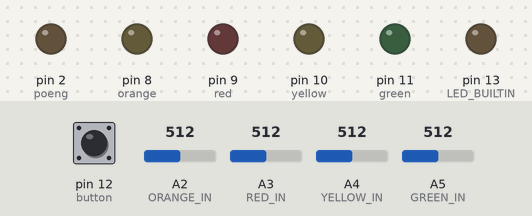
Simulated run of this sketch. Board: Arduino Uno, built with avr-gcc and run on an emulated ATmega328P. On the bench: output pins drawn as LEDs (lit = HIGH). Dashed ring = blinking. The test bench sets the inputs (shaded band); at power-on: pin 12 (button) LOW, A2 (ORANGE_IN) = 512, A3 (RED_IN) = 512, A4 (YELLOW_IN) = 512, A5 (GREEN_IN) = 512. Random numbers use the default seed unless the sketch sets one; what the sketch prints to the serial monitor is not drawn.

Above: at 1.4 s.
1.5 s: pin 12 (button) pulled HIGH for 0.35 s
At 7.09 s:
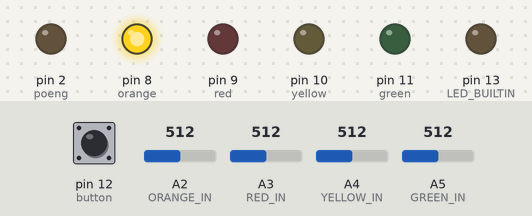
At 16.99 s:
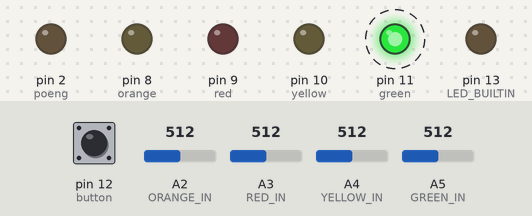
Timing chart, 0 to 19.8 s (numbered marks = the images above; inputs shaded):
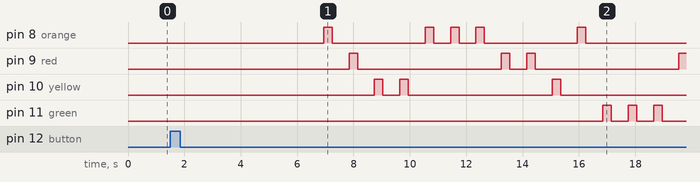

Measured:
- after the input at 1.5 s, pin 8 (orange): LOW → HIGH after 5.4 s, → LOW 0.30 s later, → HIGH 3.3 s later, → LOW 0.30 s later, … (10 changes in this stretch); pin 9 (red): goes HIGH 0.30 s, LOW 5.1 s, HIGH 0.30 s, LOW 0.60 s, HIGH 0.30 s, LOW 5.1 s, then HIGH, starting after 6.3 s

The sketch:

Lab_3_4.ino
```cpp
int red = 9;
int yellow = 10;
int green = 11;
int orange = 8;
int poeng=2;


//analog pins
int ORANGE_IN = 2;
int RED_IN = 3;
int YELLOW_IN = 4;
int GREEN_IN = 5;

int val_orange;
int val_green;
int val_yellow;
int val_red;

int dig_poeng=0;
int dig_orange=0;
int dig_red=0;
int dig_green=0;
int dig_yellow=0;

int button = 12;
int button_read = 0;

const int seq=99;

int sequence[seq];

int points;

void setup() {
  // initialize digital pin LED_BUILTIN as an output.
  pinMode(red, OUTPUT);
  pinMode(yellow, OUTPUT);
  pinMode(green, OUTPUT);
  pinMode(orange, OUTPUT);
  pinMode(ORANGE_IN, INPUT);
  pinMode(RED_IN, INPUT);
  pinMode(YELLOW_IN, INPUT);
  pinMode(GREEN_IN, INPUT);
  pinMode(LED_BUILTIN, OUTPUT);
  pinMode(button, INPUT);
  pinMode(poeng, OUTPUT);
  digitalWrite(poeng,LOW);

  randomSeed(analogRead(0));


  Serial.begin(9600);


}

void loop(){


  if (button_read){


   points = 0;
   Serial.println("ON");

    digitalWrite(LED_BUILTIN, LOW);
  int guess[seq];
  for (int i=0; i<seq; i++) {
    guess[i]=5;

  Serial.print(guess[i]);

  }


   for (int i=0; i<seq; i++) {
    sequence[i]=random(4);
    Serial.print(sequence[i]);
    }


  delay(5000);


  for (int i = 0; i < seq; i++){


    val_orange = 0;
    val_green = 0;
    val_yellow = 0;
    val_red = 0;


    if (sequence[i] == 0){
      digitalWrite(orange, HIGH);
      delay(300);
      digitalWrite(orange, LOW);
    }
    if (sequence[i] == 1){
      digitalWrite(green, HIGH);
      delay(300);
      digitalWrite(green, LOW);
    }
    if (sequence[i] == 2){
      digitalWrite(yellow, HIGH);
      delay(300);
      digitalWrite(yellow, LOW);
    }
   if (sequence[i] == 3){
      digitalWrite(red, HIGH);
      delay(300);
      digitalWrite(red, LOW);
    }


    delay(600);

    /*val_orange = analogRead(ORANGE_IN);
    val_green =analogRead(GREEN_IN);
    val_yellow = analogRead(YELLOW_IN);
    val_red = analogRead(RED_IN);*/

    //delay(3000);
    //digitalWrite(LED_BUILTIN, HIGH);
    //delay(300);
    //digitalWrite(LED_BUILTIN, LOW);

    val_orange = analogRead(ORANGE_IN); //
  if (val_orange>=1000) {
    dig_orange=1;
   }
  else {
    dig_orange=0;
    //Serial.println("LOW");
  }

  val_green = analogRead(GREEN_IN); //
  if (val_green>=1000) {
    dig_green=1;
   }
  else {
    dig_green=0;
    //Serial.println("LOW");
  }

  val_yellow = analogRead(YELLOW_IN); //
  if (val_yellow>=1000) {
    dig_yellow=1;
   }
  else {
    dig_yellow=0;
    //Serial.println("LOW");
  }

  val_red = analogRead(RED_IN); //
  if (val_red>=1000) {
    dig_red=1;
   }
  else {
    dig_red=0;
    //Serial.println("LOW");
  }


    if (dig_orange==1){
    guess[i] = 0;
    Serial.println("ORANGE");
    dig_orange == 0;
    }
    else if (dig_green==1){
    guess[i] = 1;
    Serial.println("GREEN");
    dig_green == 0;
    }
    else if (dig_yellow==1){
    guess[i] = 2;
    Serial.println("YELLOW");
    dig_yellow == 0;
    }
    else if (dig_red==1){
    guess[i] = 3;
    Serial.println("RED");
    dig_red == 0;
    }
    else {
    dig_orange = 0;
    dig_green = 0;
    dig_yellow = 0;
    dig_red = 0;};


    if (sequence[i] == guess[i]) {digitalWrite(poeng, HIGH);
      //points++;
      delay(500);
      digitalWrite(poeng, LOW);
      delay(500);
      }

    //else {points=points;
          //digitalWrite(poeng, LOW);};


}


Serial.print("Check results: ");
for (int i=0; i<seq; i++) {
  Serial.print(guess[i]);
}


  for (int i = 0; i < seq; i++){
    if (guess[i] == 0){
      analogWrite(orange, HIGH);
      delay(300);
      analogWrite(orange, LOW);
    }
    if (guess[i] == 1){
      analogWrite(green, HIGH);
      delay(300);
      analogWrite(green, LOW);
    }
    if (guess[i] == 2){
      analogWrite(yellow, HIGH);
      delay(300);
      analogWrite(yellow, LOW);
    }
    if (guess[i] == 3){
      analogWrite(red, HIGH);
      delay(300);
      analogWrite(red, LOW);
    }
    delay(500);

  }
  Serial.println("Points: ");
  Serial.print(points);


  }
  else Serial.println("OFF");
  button_read = digitalRead(button);
  delay(300);
}
```
